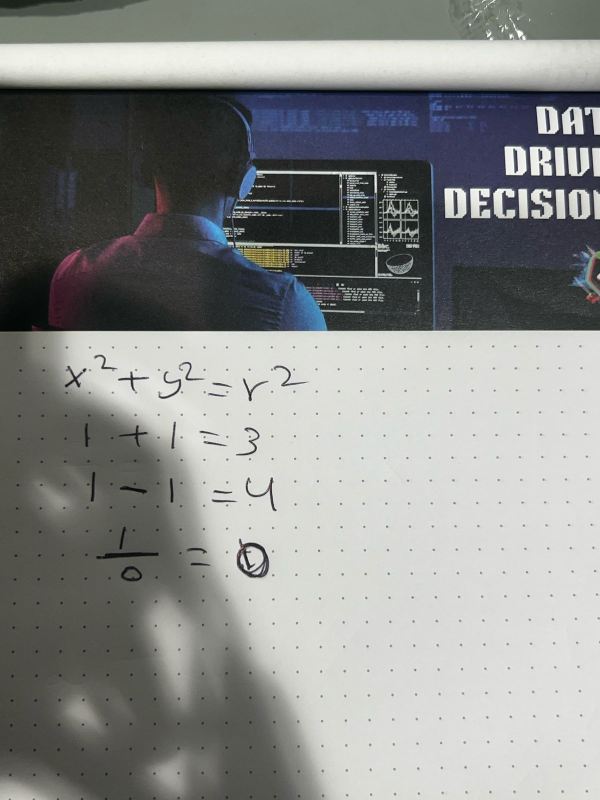
#> input picture math_homework.jpg, 1200 x 1600 px (shown at 1/2 size)
$ python apply_grading_to_image.py
#> lines starting #> are read from the running program, lines starting #| are printed output that depends on the picture
#!/usr/bin/env python3
"""
Apply Paper Grading to Math Homework Image

This script applies OCR to extract text from a math homework image,
then uses the paper grading system to provide teacher-like feedback.
"""

import os
import cv2
import numpy as np
import json
import pytesseract
from PIL import Image
from math_analyzer import MathHomeworkAnalyzer
from simple_paper_grading_demo import SimplePaperGrader

def main():
    print("\nAPPLYING PAPER GRADING TO MATH HOMEWORK IMAGE\n")

    # Path to the image
    image_path = "math_homework.jpg"
    if not os.path.exists(image_path):
        print(f"Error: Image file not found at {image_path}")
        return

    # Create output directory if it doesn't exist
    os.makedirs("results", exist_ok=True)

    # Step 1: Load the image
    print("Loading image...")
    image = cv2.imread(image_path)
#> image is the input picture: shape (1600, 1200, 3); mean B, G, R 138.3, 140.2, 138.5
    if image is None:
        print(f"Error: Could not read image from {image_path}")
        return

    print(f"Image dimensions: {image.shape[1]}x{image.shape[0]}")
#| Image dimensions: 1200x1600

    # Step 2: Extract text using OCR
    print("\nAttempting to extract text using OCR...")

    # Convert image to grayscale for better OCR
    gray = cv2.cvtColor(image, cv2.COLOR_BGR2GRAY)
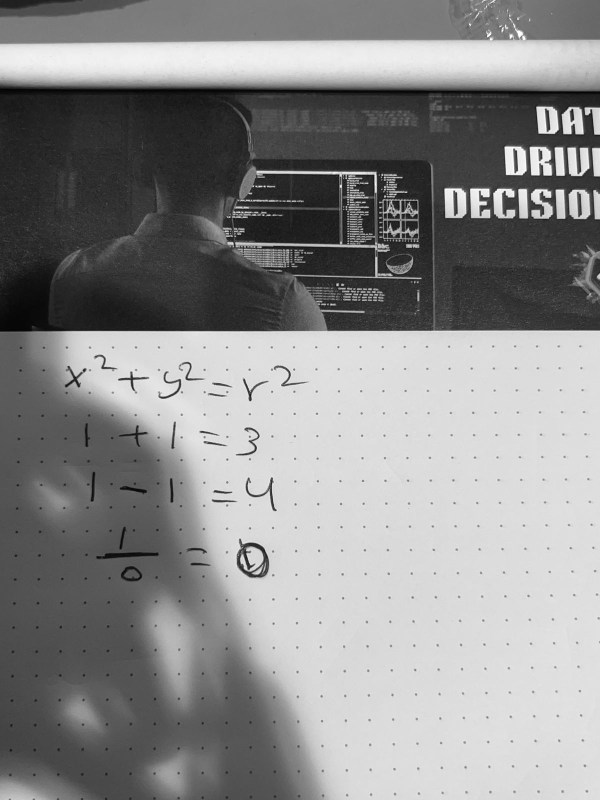
#> gray: shape (1600, 1200) (shown at 1/2 size); min 1, max 255, mean 139.5

    # Apply some preprocessing to improve OCR
    # Adaptive thresholding can help with varying lighting conditions
    thresh = cv2.adaptiveThreshold(gray, 255, cv2.ADAPTIVE_THRESH_GAUSSIAN_C,
                                  cv2.THRESH_BINARY, 11, 2)
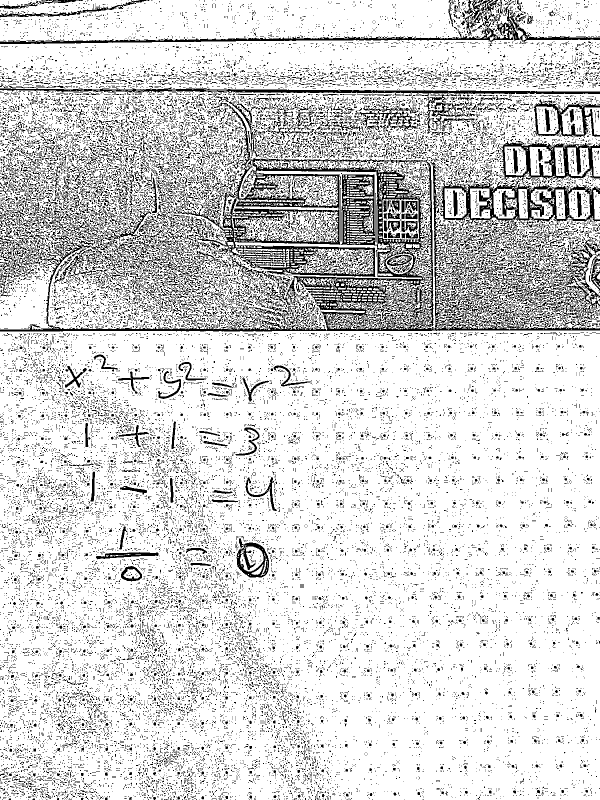
#> thresh: shape (1600, 1200) (shown at 1/2 size); 83.4% white; black in thin lines or dots

    # Save preprocessed image
    cv2.imwrite("results/preprocessed_math_homework.jpg", thresh)
    print("Saved preprocessed image to results/preprocessed_math_homework.jpg")

    # Convert OpenCV image to PIL format for pytesseract
    pil_img = Image.fromarray(thresh)

    # Apply OCR
    try:
        extracted_text = pytesseract.image_to_string(pil_img)
        print("\nExtracted text:")
        print("-" * 50)
        print(extracted_text)
        print("-" * 50)

        # Save extracted text
        with open("results/extracted_text.txt", "w") as f:
            f.write(extracted_text)

        # Check if meaningful text was extracted
        if len(extracted_text.strip()) < 20:
            print("\nWarning: Very little text extracted from the image.")
            should_use_sample = True
        else:
            should_use_sample = False
    except Exception as e:
        print(f"Error during OCR: {str(e)}")
        should_use_sample = True

    # Step 3: Apply paper grading
    print("\nApplying paper grading system...")

    # Initialize the grader
    grader = SimplePaperGrader(subject_area="STEM", education_level="high_school")

    # If OCR failed or returned little text, use a sample math text
    if should_use_sample:
        print("\nUsing sample math text for demonstration purposes since OCR yielded limited results.")

        # Sample math homework text
        graded_text = """
Mathematics Homework Assignment

Question 1: Solve the quadratic equation x^2 - 5x + 6 = 0
Answer: I'll use the quadratic formula: x = (-b ± √(b² - 4ac)) / 2a
Where a=1, b=-5, c=6
x = (5 ± √(25 - 24)) / 2
x = (5 ± √1) / 2
x = (5 ± 1) / 2
x = 3 or x = 2

Question 2: Find the derivative of f(x) = 3x^2 - 2x + 1
Answer: Using the power rule: f'(x) = 6x - 2

Question 3: If a triangle has sides of length 3, 4, and 5, what is its area?
Answer: This is a right triangle (by the Pythagorean theorem).
Area = (1/2) × base × height = (1/2) × 3 × 4 = 6 square units

Question 4: Simplify the expression: (3x^2y)(2xy^3)
Answer: (3x^2y)(2xy^3) = 3 × 2 × x^2 × x × y × y^3 = 6x^3y^4
"""
    else:
        graded_text = extracted_text

    # Grade the text
    results = grader.grade_paper(graded_text)

    # Save grading results
    with open("results/math_homework_grading.json", "w") as f:
        json.dump(results, f, indent=2)

    # Display results
    markup = results["markup"]
    assessment = results["assessment"]
    summary = results["summary"]

    print("\n" + "="*80)
    print("PAPER GRADING RESULTS FOR MATH HOMEWORK")
    print("="*80)

    print(f"\nAnnotations: {len(markup['annotations'])}")

    # Display assessment
    print(f"\nFinal Grade: {assessment['letter_grade']} ({assessment['percentage']:.1f}%)")
    print(f"Points: {assessment['total_points']}/{assessment['total_possible']}")

    print("\nScores by criterion:")
    for criterion in assessment["criteria_scores"]:
        print(f"  {criterion['criterion_name']}: {criterion['score']}/{criterion['max_points']}")
        print(f"    {criterion['justification']}")

    print("\nOverall Assessment:")
    print(summary["overall_assessment"])

    print("\nAreas for Improvement:")
    for i, area in enumerate(summary["improvement_areas"]):
        print(f"{i+1}. {area['area']}")
        print(f"   {area['justification']}")

    print("\nNext Steps:")
    for i, step in enumerate(summary["next_steps"]):
        print(f"{i+1}. {step['focus_area']}:")
        for suggestion in step["suggestions"]:
            print(f"   • {suggestion}")

    print("\nClosing Comment:")
    print(summary["closing_comment"])

    # Step 4: Also try with MathHomeworkAnalyzer for comparison
    print("\n" + "="*80)
    print("COMPARISON WITH MATH ANALYZER")
    print("="*80)

    print("\nAttempting to analyze with MathHomeworkAnalyzer...")
    try:
        # Initialize the math analyzer
        analyzer = MathHomeworkAnalyzer()

        # Force document type to math_exam to ensure processing
        analyzer.document_classifier.force_document_type = "math_exam"

        # Analyze the homework
        math_results = analyzer.analyze_homework(image_path)

        if math_results:
            print("\nMath Analyzer Results:")
            print(f"Final score: {math_results.get('final_score', 'N/A')}%")
            print(f"Questions analyzed: {len(math_results.get('questions', []))}")

            for q_idx, question in enumerate(math_results.get('questions', [])):
                print(f"\nQuestion {q_idx+1}:")
                print(f"  Text: {question.get('text', 'N/A')}")
                print(f"  Score: {question.get('score', 'N/A')}%")
                if 'feedback_text' in question:
                    print(f"  Feedback: {question.get('feedback_text', 'N/A')[:100]}...")
        else:
            print("\nMath Analyzer did not return results for this image.")
    except Exception as e:
        print(f"\nError running MathHomeworkAnalyzer: {str(e)}")
        print("This is expected as we've had issues with OCR on this image previously.")

    print("\n" + "="*80)
    print("Analysis complete! All results saved to the 'results' directory.")
    print("="*80)

if __name__ == "__main__":
    main()
#> (the call stopped at in main, `extracted_text = pytesseract.image_to_string(pil_img)`: pytesseract is not available in this run)
